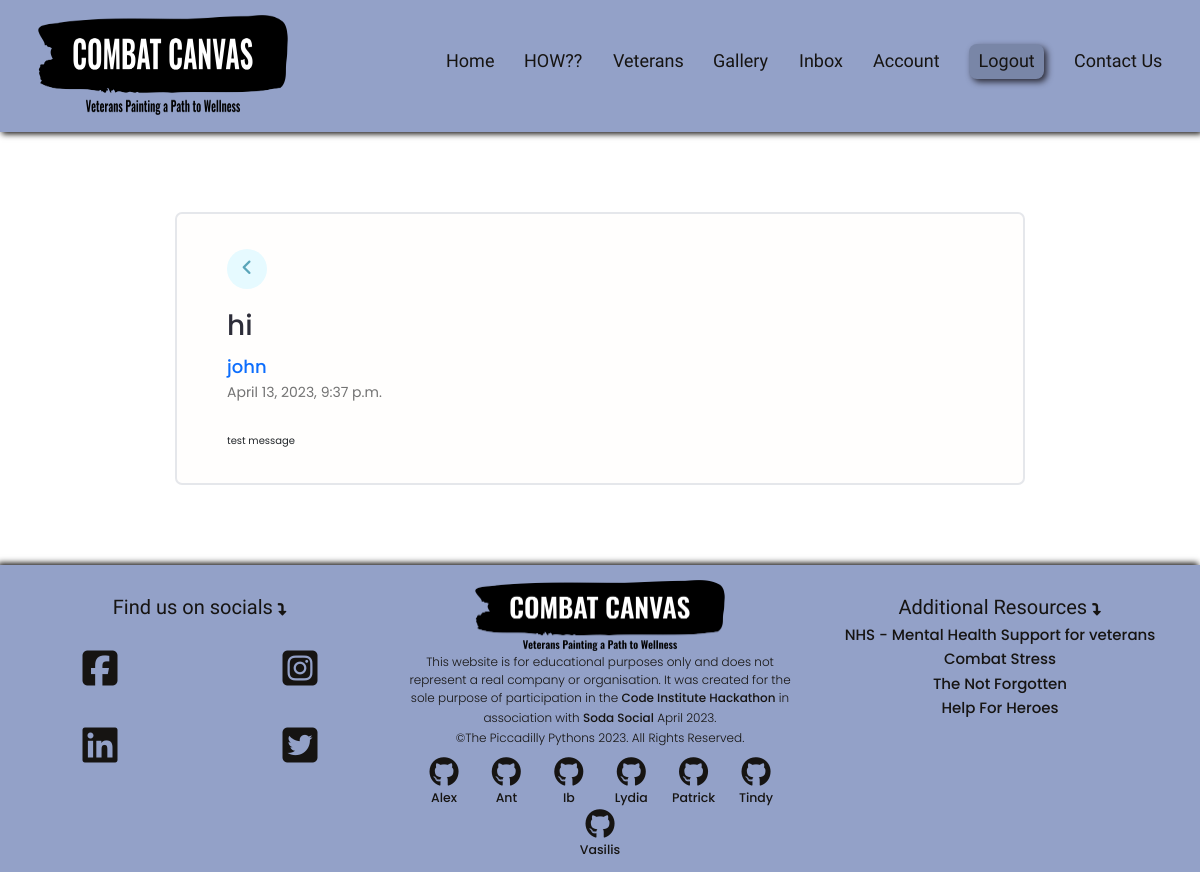
Screenshot of /users/message/8746e624-3b48-4fe4-b957-3ce3eaff73f4/ (signed in) with the database file from the repository.
### users/models.py (models this page shows, shortened)
class Message(models.Model):
    sender = models.ForeignKey(
        Profile, on_delete=models.SET_NULL, null=True, blank=True)
    recipient = models.ForeignKey(
        Profile, on_delete=models.SET_NULL, null=True, blank=True, related_name="messages")
    name = models.CharField(max_length=200, null=True, blank=True)
    email = models.EmailField(max_length=200, null=True, blank=True)
    subject = models.CharField(max_length=200, null=True, blank=True)
    body = models.TextField()
    is_read = models.BooleanField(default=False, null=True)
    created = models.DateTimeField(auto_now_add=True)
    id = models.UUIDField(default=uuid.uuid4, unique=True,
                          primary_key=True, editable=False)
    class Meta:
        ordering = ['is_read', '-created']

### users/views.py (the view)
# urls.py: path('message/<str:pk>/', views.viewMessage, name="message"),
@login_required(login_url='login')
def viewMessage(request, pk):
    profile = request.user.profile
    message = profile.messages.get(id=pk)
    if message.is_read == False:
        message.is_read = True
        message.save()
    context = {'message': message}
    return render(request, 'users/message.html', context)

### users/templates/users/message.html
{% extends 'base.html' %}
{% block content %}
<main class="messagePage my-xl">
  <div class="content-box">
    <div class="message">
      <a class="backButton" href="{% url 'inbox' %}"><i class="fas fa-angle-left"></i></a>
      <h2 class="message__subject">{{message.subject}}</h4>
        {% if message.sender %}
        <a href="{% url 'user-profile' message.sender.id  %}" class="message__author">{{message.name}}</a>
        {% else %}
        <p class="message__author">{{message.name}}</p>
        {% endif %}
        <p class="message__date">{{message.created}}</p>
        <div class="message__body">{{message.body|linebreaksbr}}</div>
    </div>
  </div>
</main>
{% endblock content %}

### static/styles/app.css (style rules this page uses)
:root { --color-sub: #2d2d39; }
a { text-decoration: none; }
.content-box { width: 95%; max-width: 85rem; margin: 0 auto; }
.message { padding: 2.5rem 0; }
.message > a { display: flex; gap: 1rem; }
.message__author, .message__date { flex-basis: 25%; }
.message__subject { flex-basis: 50%; }
.message__date { text-align: right; }
.messagePage .message { list-style: none; background: var(--color-white); padding: 3.5rem 5rem; border: 2px solid var(--color-light); border-radius: 0.7rem; }
.messagePage .message__subject { font-size: 2.8rem; color: var(--color-sub); margin-bottom: 1rem; margin-top: 2rem; }
.messagePage .message__author { font-size: 1.8rem; font-weight: 500; }
.messagePage .message__date { font-size: 1.4rem; font-weight: 400; text-align: left; margin-bottom: 3rem; }
.backButton { background: var(--color-main-light); color: var(--color-main); width: 4rem; height: 4rem; display: flex; align-items: center; justify-content: center; border-radius: 50%; }
.backButton i { font-size: 1.8rem; }

### static/uikit/styles/modules/_variables.css (style rules this page uses)
:root { --color-main: #5aa5b9; --color-main-light: #e6faff; --color-sub: #3f4156; --color-sub-light: #51546e; --color-sub-lighter: #ededfd; --color-text: #737373; --color-gray: #8b8b8b; --color-light: #e5e7eb; --color-light-gray: #767676; --color-bg: #f8fafd; --color-white: #fffefd; --color-white-light: #f3f3f3; --color-success: #359e64; --color-success-bg: #def8e8; --color-error: #fc4b0b; --color-error-bg: #fff2ee; --font-base: 'Poppins', arial, helvetica, 'Segoe UI', roboto, ubuntu, sans-serif; --font-monospace: 'Fira Code', 'Courier New', courier, monospace; --font-regular: 300; --font-medium: 500; --font-bold: 700; --generic-shadow: 1px 1px 5px #00000010; --generic-transition: all 0.3s ease-in-out; }

### static/uikit/styles/modules/_base.css (style rules this page uses)
* { margin: 0; padding: 0; box-sizing: border-box; text-rendering: optimizeLegibility; color: inherit; font-size: inherit; }
html { font-size: 50%; }
@media only screen and (min-width: 480px) { html { font-size: 56.25%; } }
@media only screen and (min-width: 1200px) { html { font-size: 62.5%; } }
body { line-height: 1.6; font-weight: 400; font-size: 1.5rem; color: var(--color-text); background-color: var(--color-bg); min-height: 100vh; }

### static/uikit/styles/modules/_typography.css (style rules this page uses)
* { font-family: var(--font-base); }
h2 { font-size: 3.6rem; font-weight: var(--font-bold); }
p, span, strong { font-size: 1.6rem; color: var(--color-text); font-weight: var(--font-regular); }
a { padding-bottom: 2px; text-decoration: none; display: inline-block; color: var(--color-main); font-weight: var(--font-medium); }

### static/uikit/styles/modules/_utilities.css (style rules this page uses)
.my-xl { margin: 8rem auto; }

### rows the page displays
Message: subject "hi", name "john", created "April 13, 2023, 9:37 p.m.", body "test message"
